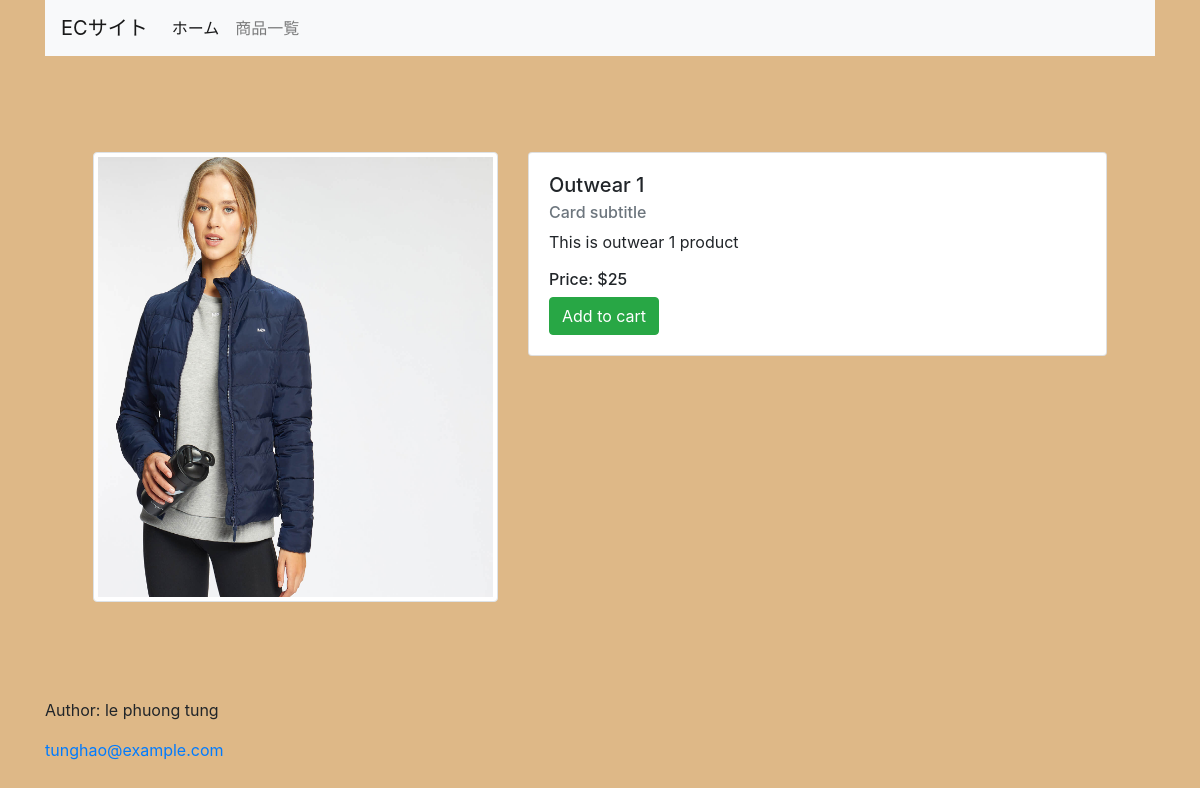
/cart/product-detail/1, run on the app's committed database.
### store/models.py (models this page shows, shortened)
class Product(models.Model):
    product_name = models.CharField(max_length=100, unique=True)
    slug = models.SlugField(max_length=150, unique=True)
    description = models.TextField(max_length=500, blank=True)
    price = models.IntegerField()
    images = models.ImageField(upload_to='photos/products/')
    stock = models.IntegerField()
    is_available = models.BooleanField(default=True)
    category = models.ForeignKey(Category, on_delete=models.CASCADE)
    created_date = models.DateTimeField(auto_now_add=True)
    modifield_date = models.DateField(auto_now=True)

### cart/views.py (the view)
# urls.py: path('product-detail/<int:pk>', ProductDetail.as_view(), name='product_detail'),
class ProductDetail(DetailView):
    model = Product
    template_name = 'cart/detail.html'
    context_object_name = 'product'

### cart/templates/cart/detail.html
{% extends '../base.html' %}
{% block content %}
<div class="row my-5 p-5 justify-content-md-center">
    <div class="col-lg-5">
        <img src="/media/{{ product.images }}" width="100%" id="detailImg" !important" alt=" product.product_name  }}" class="img-thumbnail">
    </div>
    <div class="col-lg-7">
        <div class="card" style="width: 100%;">
            <div class="card-body">
                <h5 class="card-title">{{ product.product_name }}</h5>
                <h6 class="card-subtitle mb-2 text-muted">Card subtitle</h6>
                <p class="card-text">{{ product.description }}</p>
                <h6 class="card-text">Price: ${{ product.price }}</h6>
                <a href="#" class="btn btn-success" class="card-link">Add to cart</a>
            </div>
        </div>
    </div>
</div>
{% endblock %}

### static/css/style.css (style rules this page uses)
body { background-color: burlywood; }
#detailImg { height: 450px !important; }

### data on the page
Product: images (picture), product_name "Outwear 1", description "This is outwear 1 product", price "25"
